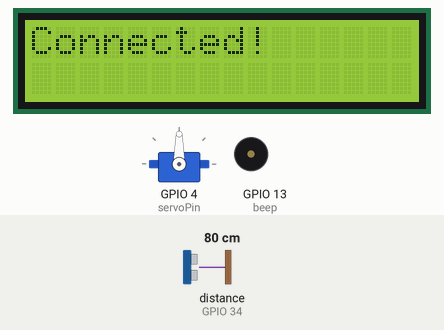
The program below on a simulated ESP32. Shown: servo, 16×2 character LCD, buzzer (waves = sounding, pin HIGH). The inputs (shaded band) are chosen by the test bench; at power-on: distance to the obstacle (sensor on GPIO 34) 80 cm. The echo pulse lasts 58.3 µs per cm; WiFi joins after 1.5 s; servers stay silent unless stated; network time is answered at once with the bench clock; the local clock reads 2024-03-15 10:24:30 at power-on unless the program sets it; web services answer with replies made up by the test bench; what the program prints to the serial monitor is not drawn.

Above: at 1.6 s.
At 3.05 s:
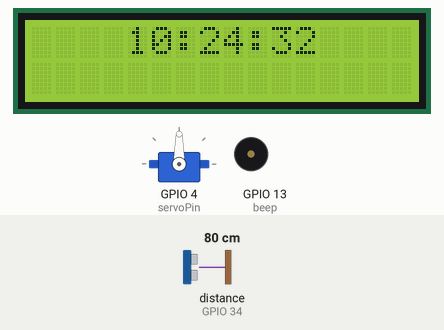
At 27.96 s:
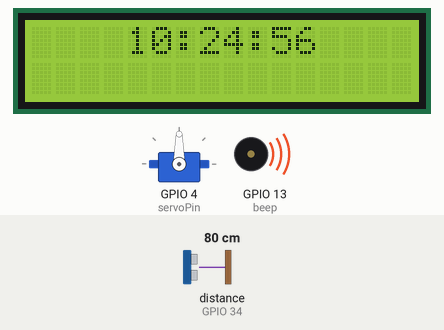
At 38.1 s:
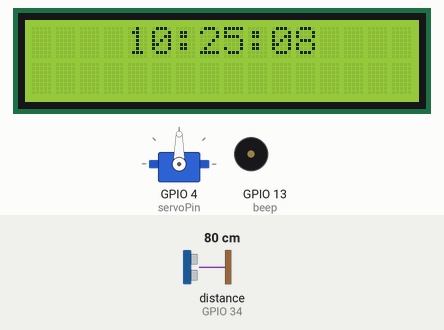
Timing chart, 0 to 39.6 s (numbered marks = the images above):
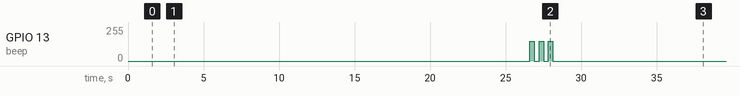

The program:

main.cpp
```cpp
#include <Arduino.h>
#include <ESP32Servo.h>
#include <WiFi.h>
#include <LiquidCrystal_I2C.h>
//#include <Wire.h>
#include <HTTPClient.h>
#include <UrlEncode.h>
// #include <RtcDS1302.h>
// #include <ThreeWire.h>
#include<NewPing.h>
#include <NTPClient.h>

#define trig 19
#define echo 34

#define MAX_DISTANCE 200

NewPing sonar(trig, echo, MAX_DISTANCE);
//lcd object

LiquidCrystal_I2C lcd(0x27,16,2);
//wifi

const char* ssid = "GalaxyA12";
const char* password = "iheb2024";

// +international_country_c
// +international_country_code + phone number
// Portugal +351, example: +351912345678
String phoneNumber = "+21629263530";
String apiKey = "6924552";

void sendMessage(String message){

  // Data to send with HTTP POST
  String url = "https://api.callmebot.com/whatsapp.php?phone=" + phoneNumber + "&apikey=" + apiKey + "&text=" + urlEncode(message);
  HTTPClient http;
  http.begin(url);

  // Specify content-type header
  http.addHeader("Content-Type", "application/x-www-form-urlencoded");

  // Send HTTP POST request
  int httpResponseCode = http.POST(url);
  if (httpResponseCode == 200){
    Serial.print("Message sent successfully");
  }
  else{
    Serial.println("Error sending the message");
    Serial.print("HTTP response code: ");
    Serial.println(httpResponseCode);
  }

  // Free resources
  http.end();
}
//ThreeWire myWire(4,5,2); // IO, SCLK, CE
//RtcDS1302<ThreeWire> Rtc(myWire);

const long timeZoneOffset = 1; // set your time zone offset here (e.g. -5 for Eastern Standard Time)
const int irSensorPin = 34; // Pin for IR sensor
//const int servoPin = 22; // Pin for servo
//const int servoStartPos = 0; // Initial position of servo
//const int servoEndPos = 90; // Position of servo when IR sensor sends 1

WiFiUDP ntpUDP;
NTPClient timeClient(ntpUDP, "pool.ntp.org", timeZoneOffset * 3600);
//Servo myservo;

unsigned long irSensorTriggeredTime = 0;
bool messageSent = false;


int h,m,t,k=0;
int n=0;
int p=0;
int beep=13;
Servo ms;
int pos = 20;
const int servoPin=4;
void setup() {
    //sonar();
  pinMode(trig,OUTPUT);
  pinMode(echo,INPUT);

	ESP32PWM::allocateTimer(0);
	ESP32PWM::allocateTimer(1);
	ESP32PWM::allocateTimer(2);
	ESP32PWM::allocateTimer(3);
	ms.setPeriodHertz(50);
  ms.attach(servoPin, 1000, 2000);


  lcd.init();                      // initialize the lcd
  lcd.backlight();
  lcd.clear();
  Serial.begin(9600);
  //wifi init
  //lcd.clear();
  WiFi.begin(ssid, password);
  lcd.setCursor(0,0);
  lcd.print("Connecting");
  while(WiFi.status() != WL_CONNECTED) {
    delay(500);
    //lcd.setCursor(10,0);
    Serial.print(".");
    //lcd.clear();
  }
  lcd.clear();
  Serial.println("");
  lcd.setCursor(0,0);
  lcd.print("Connected! ");
  Serial.println(WiFi.localIP());
delay(1000);
lcd.clear();
  // Send Message to WhatsAPP
  //sendMessage("n7ebek ya rouhi ❤");

//RegistryInstalledBuilt-inUpdates
//ServoESP32 by Jaroslav Paral
//Generate RC servo signal on a selected pins with ESP32 device and Arduino framework.
//Installation
//1.0.3 released 3 years ago
//￼Add to Project
  //lcd initialisation


  //myservo.attach(servoPin);
  //myservo.write(servoStartPos);
  pinMode(irSensorPin, INPUT); // Initialize IR sensor as input
  pinMode(beep,OUTPUT);
 //myservo.attach(servoPin);

  timeClient.update();
  m=timeClient.getMinutes();
  h=timeClient.getHours();
  //lcd.clear();
  //lcd.setCursor(0,0);
  //lcd.print(m);
  n=0;
}


void loop() {
  t=timeClient.getSeconds();
  irSensorTriggeredTime = millis();
  timeClient.update();
  lcd.clear();
  lcd.setCursor(4,0);
  lcd.print(timeClient.getFormattedTime());
  // lcd.setCursor((timeClient.getHours()/10==1?6:5),0);
  // lcd.print(":");
  // lcd.setCursor((timeClient.getMinutes()/10==0?7:6),0);
  // lcd.print(timeClient.getMinutes());

  int irSensorVal = digitalRead(irSensorPin); // Read the value from IR sensor

  // Serial.print(timeClient.getFormattedTime());
  // Serial.print(" / ");
  // Serial.println(timeClient.getMinutes()-m);
  if(t==0){n=0;Serial.println("yooo");}
  if(n==0&&timeClient.getMinutes()-m>=1&&sonar.ping_cm()<=23){

	for (pos = 0; pos <= 200; pos += 3) { // goes from 0 degrees to 180 degrees
		// in steps of 1 degree
		ms.write(pos);    // tell servo to go to position in variable 'pos'
		delay(8);             // waits 15ms for the servo to reach the position
	}
	delay(300);
	for (pos = 200; pos >= 40; pos -= 3) { // goes from 180 degrees to 0 degrees
		ms.write(pos);    // tell servo to go to position in variable 'pos'
		delay(8);             // waits 15ms for the servo to reach the position
	}
  delay(1000);
 	 n=1;


  }

  else if (t>55||t<3) {

   if (sonar.ping_cm()>=20&&p==0) {
      sendMessage("Hi, I'm petsecure!");
      sendMessage("I'm nearly empty !!");
      sendMessage("please refill me when you get home.");
      Serial.println("message sent");
      //beep signalm
      analogWrite(beep,150);
      delay(300);
      analogWrite(beep,0);
      delay(300);
      analogWrite(beep,150);
      delay(300);
      analogWrite(beep,0);
      delay(300);
      analogWrite(beep,150);
      delay(300);
      analogWrite(beep,0);
      delay(300);
    p=1;


    }
    // else if(sonar.ping_cm()<18){p=0;Serial.println(sonar.ping_cm());Serial.println("fffffff");}
    // Serial.println(sonar.ping_cm());
    // Serial.println("hmmmmm");
  }


}
```

Measured:
- by itself, GPIO 13 (beep): 0/255 → 150/255 at 26.6 s, → 0/255 0.30 s later, → 150/255 0.30 s later, → 0/255 0.30 s later, … (6 changes in this stretch)
- what the display in image 0 shows lasts 1.0 s, from 1.6 s to 2.6 s
